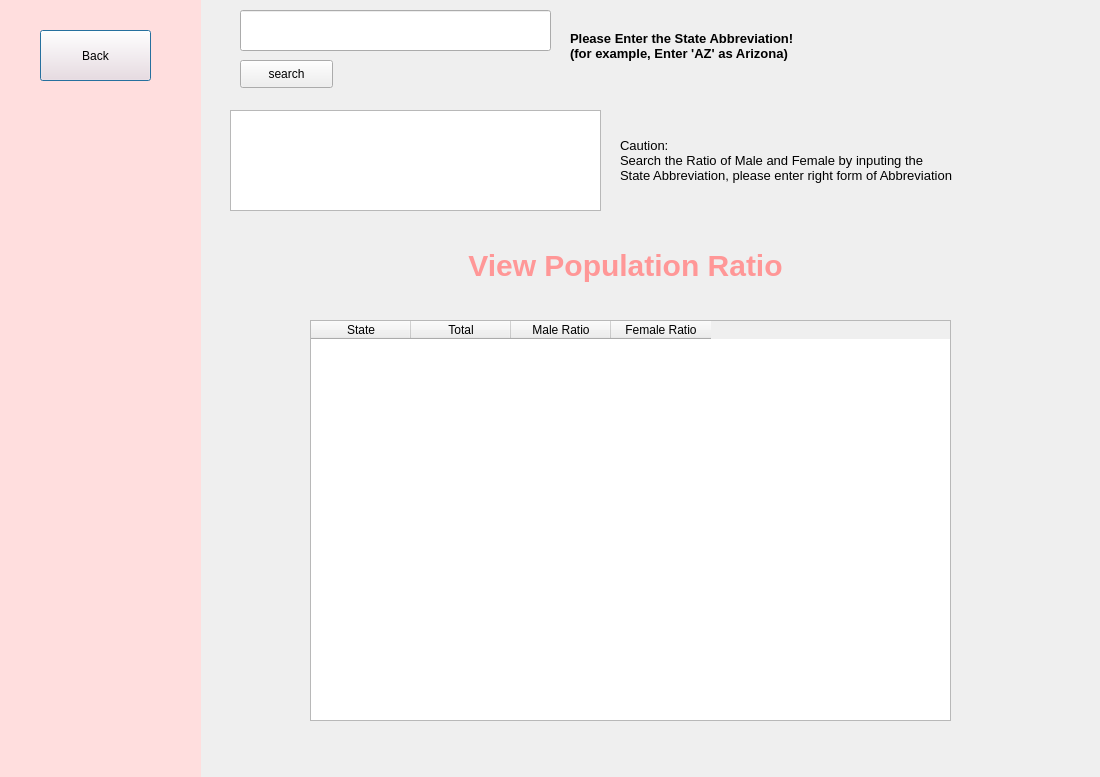
<?xml version="1.0" encoding="UTF-8"?>
<ui version="4.0">
 <class>Dialog</class>
 <widget class="QDialog" name="Dialog">
  <property name="geometry">
   <rect>
    <x>0</x>
    <y>0</y>
    <width>1100</width>
    <height>777</height>
   </rect>
  </property>
  <property name="windowTitle">
   <string>Dialog</string>
  </property>
  <widget class="QLabel" name="label">
   <property name="geometry">
    <rect>
     <x>450</x>
     <y>220</y>
     <width>351</width>
     <height>91</height>
    </rect>
   </property>
   <property name="styleSheet">
    <string notr="true">font-size: 30px;
font: bold;
color: rgb(255, 222, 222);
color: rgb(255, 151, 151);</string>
   </property>
   <property name="text">
    <string>View Population Ratio</string>
   </property>
   <property name="alignment">
    <set>Qt::AlignCenter</set>
   </property>
  </widget>
  <widget class="QTableWidget" name="tableWidget">
   <property name="geometry">
    <rect>
     <x>310</x>
     <y>320</y>
     <width>641</width>
     <height>401</height>
    </rect>
   </property>
   <property name="columnCount">
    <number>4</number>
   </property>
   <column>
    <property name="text">
     <string>State</string>
    </property>
   </column>
   <column>
    <property name="text">
     <string>Total</string>
    </property>
   </column>
   <column>
    <property name="text">
     <string>Male Ratio</string>
    </property>
   </column>
   <column>
    <property name="text">
     <string>Female Ratio</string>
    </property>
   </column>
  </widget>
  <widget class="QWidget" name="widget" native="true">
   <property name="geometry">
    <rect>
     <x>0</x>
     <y>0</y>
     <width>201</width>
     <height>851</height>
    </rect>
   </property>
   <property name="styleSheet">
    <string notr="true">
background-color: rgb(255, 222, 222);</string>
   </property>
   <widget class="QPushButton" name="backbutton8">
    <property name="geometry">
     <rect>
      <x>40</x>
      <y>30</y>
      <width>111</width>
      <height>51</height>
     </rect>
    </property>
    <property name="text">
     <string>Back</string>
    </property>
   </widget>
  </widget>
  <widget class="QLineEdit" name="lineEdit">
   <property name="geometry">
    <rect>
     <x>240</x>
     <y>10</y>
     <width>311</width>
     <height>41</height>
    </rect>
   </property>
   <property name="text">
    <string/>
   </property>
  </widget>
  <widget class="QTextBrowser" name="textBrowser">
   <property name="geometry">
    <rect>
     <x>230</x>
     <y>110</y>
     <width>371</width>
     <height>101</height>
    </rect>
   </property>
  </widget>
  <widget class="QPushButton" name="searchbutton">
   <property name="geometry">
    <rect>
     <x>240</x>
     <y>60</y>
     <width>93</width>
     <height>28</height>
    </rect>
   </property>
   <property name="text">
    <string>search</string>
   </property>
  </widget>
  <widget class="QLabel" name="label_2">
   <property name="geometry">
    <rect>
     <x>620</x>
     <y>120</y>
     <width>441</width>
     <height>81</height>
    </rect>
   </property>
   <property name="font">
    <font>
     <pointsize>10</pointsize>
    </font>
   </property>
   <property name="text">
    <string>Caution: 
Search the Ratio of Male and Female by inputing the 
State Abbreviation, please enter right form of Abbreviation</string>
   </property>
  </widget>
  <widget class="QLabel" name="label_3">
   <property name="geometry">
    <rect>
     <x>570</x>
     <y>10</y>
     <width>391</width>
     <height>71</height>
    </rect>
   </property>
   <property name="font">
    <font>
     <pointsize>10</pointsize>
     <weight>75</weight>
     <bold>true</bold>
    </font>
   </property>
   <property name="text">
    <string>Please Enter the State Abbreviation! 
(for example, Enter 'AZ' as Arizona)</string>
   </property>
  </widget>
 </widget>
 <resources/>
 <connections/>
</ui>
